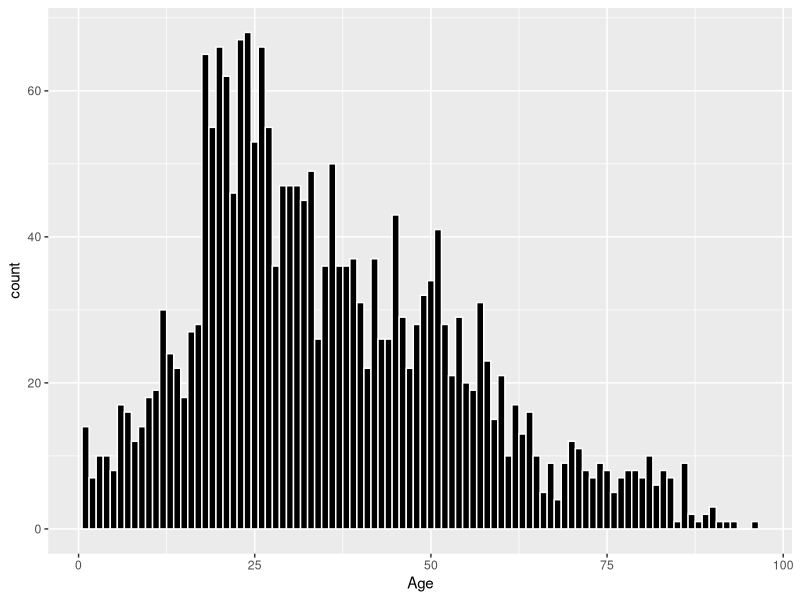
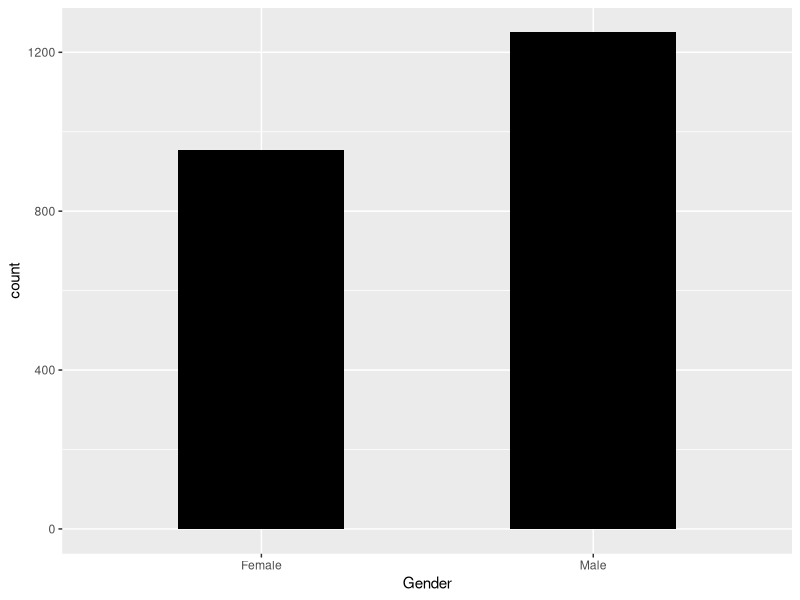
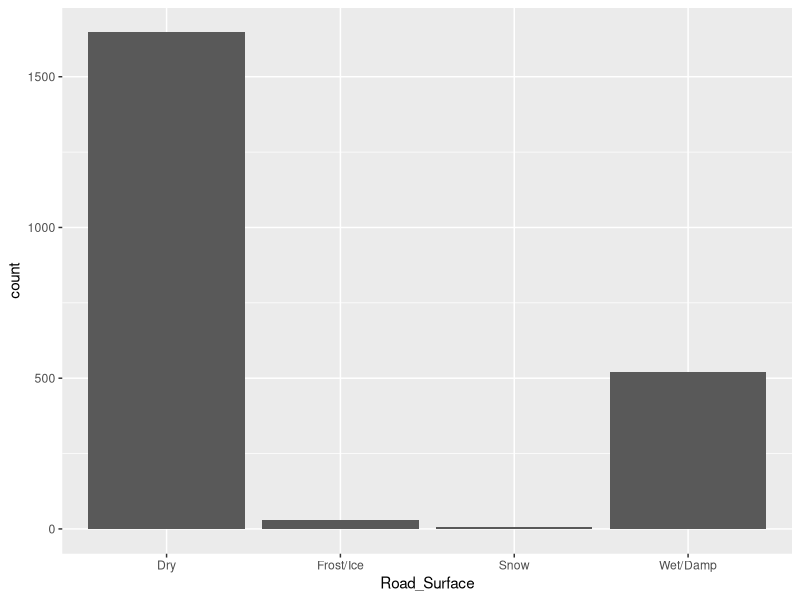
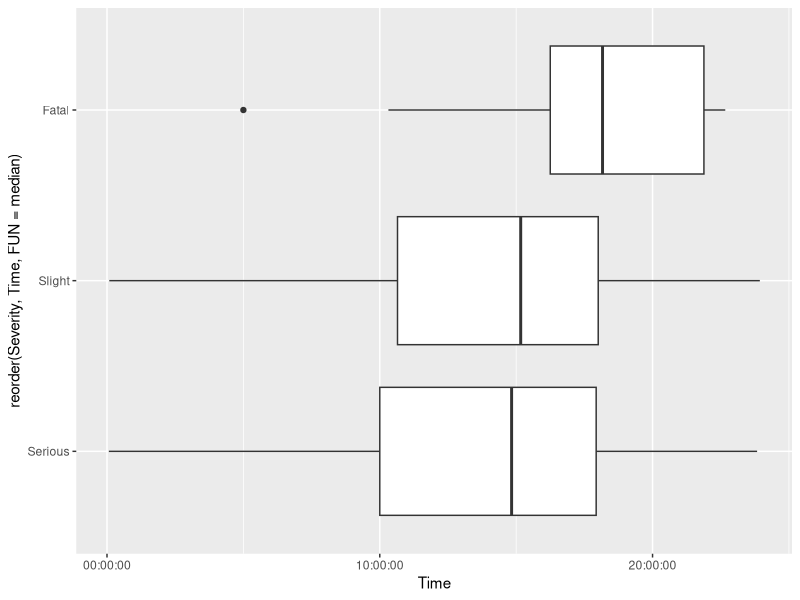
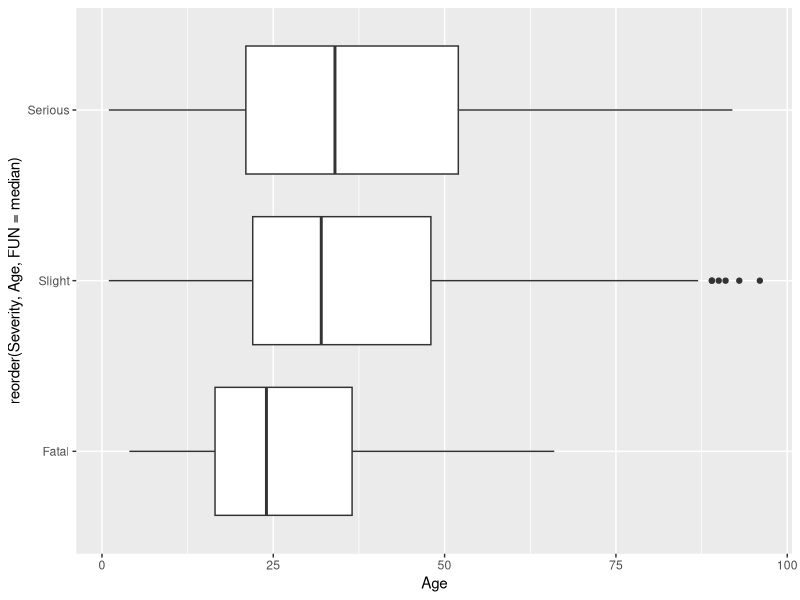

These charts were generated, in order, by the following R code:
## ---- chunk 1
library(tidyverse)
## ---- chunk 2
# Loading the data into R 
Accidents_2017 <- read_csv("Data/datagov-uk-6efe5505-941f-45bf-b576-4c1e09b579a1/2017-8.csv", 
col_names = c("Reference_Number","Easting","Northing","Vehicles_Num","Accident_Date","Time","Road_Class","Road_Surface",
              "Lightning_Cond","Weather_Cond","Vehicle_Type","Casualty_Class","Severity","Gender","Age"), skip = 1)

# Parsing the data
Accidents_Date <- Accidents_2017$Accident_Date
Accidents_Date <- parse_date(Accidents_Date, "%m/%d/%Y")

Time <- Accidents_2017$Time
Time <- parse_time(Time, "%H%M")

# Adding the new columns to the tibble.
Accidents_2017 <- Accidents_2017 %>%
  select(1:4, 7:15) %>%
  mutate(Accidents_Date, Time) 

Accidents_2017 <- Accidents_2017[,c(1:4,14,15,5:13)]

## ---- chunk 3
str(Accidents_2017)
## ---- chunk 4
# Variance (Age)

ggplot(data = Accidents_2017, mapping= aes(x=Age)) +
  geom_histogram(binwidth = 1,fill="black", color = "white") 
## ---- chunk 5
# Variance (Gender)

ggplot(data = Accidents_2017, mapping = aes(x=Gender)) + 
  geom_bar(fill = "black" , width = 0.5)
## ---- chunk 6
Accidents_2017 %>%
  group_by(Age) %>%
  summarise(count = n())
## ---- chunk 7
Accidents_2017 %>%
  group_by(Gender) %>%
  summarise(count = n())
## ---- chunk 8
Accidents_2017 %>%
  group_by(Accidents_Date) %>%
  summarise(count = n())
## ---- chunk 9
# Variance (Road Surface)
ggplot(data = Accidents_2017) +
  geom_bar(mapping = aes(x = Road_Surface))
## ---- chunk 10
Accidents_2017 %>%
  group_by(Road_Surface) %>%
  summarise(count = n())
## ---- chunk 11
# Covariance (Time and Severity)
ggplot(data = Accidents_2017)+ 
  geom_boxplot(mapping = aes(x = reorder(Severity, Time, FUN = median), y = Time))+ coord_flip()
## ---- chunk 12
# Covariance(Age and Severity)
ggplot(data = Accidents_2017)+ 
  geom_boxplot(mapping = aes(x = reorder(Severity, Age, FUN = median), y = Age))+ coord_flip()
